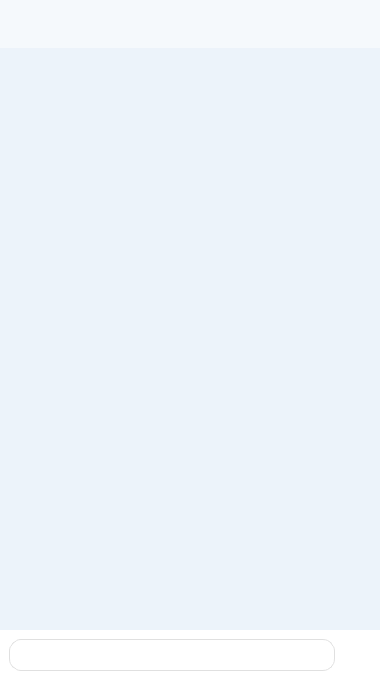
<?xml version="1.0" encoding="UTF-8"?>
<ui version="4.0">
 <class>Widget</class>
 <widget class="QWidget" name="Widget">
  <property name="geometry">
   <rect>
    <x>0</x>
    <y>0</y>
    <width>380</width>
    <height>680</height>
   </rect>
  </property>
  <property name="windowTitle">
   <string>Widget</string>
  </property>
  <layout class="QGridLayout" name="gridLayout">
   <property name="leftMargin">
    <number>0</number>
   </property>
   <property name="topMargin">
    <number>0</number>
   </property>
   <property name="rightMargin">
    <number>0</number>
   </property>
   <property name="bottomMargin">
    <number>0</number>
   </property>
   <item row="0" column="0">
    <widget class="QWidget" name="widget" native="true">
     <property name="sizePolicy">
      <sizepolicy hsizetype="MinimumExpanding" vsizetype="MinimumExpanding">
       <horstretch>0</horstretch>
       <verstretch>0</verstretch>
      </sizepolicy>
     </property>
     <property name="styleSheet">
      <string notr="true">background-color: #ECF3FA;</string>
     </property>
     <layout class="QGridLayout" name="gridLayout_2">
      <property name="leftMargin">
       <number>0</number>
      </property>
      <property name="topMargin">
       <number>0</number>
      </property>
      <property name="rightMargin">
       <number>0</number>
      </property>
      <property name="bottomMargin">
       <number>0</number>
      </property>
      <property name="spacing">
       <number>0</number>
      </property>
      <item row="1" column="0">
       <widget class="QWidget" name="AzurChat" native="true">
        <property name="maximumSize">
         <size>
          <width>16777215</width>
          <height>50</height>
         </size>
        </property>
        <property name="font">
         <font>
          <family>PingFang SC</family>
          <italic>false</italic>
          <bold>true</bold>
          <stylestrategy>PreferDefault</stylestrategy>
         </font>
        </property>
        <property name="autoFillBackground">
         <bool>false</bool>
        </property>
        <property name="styleSheet">
         <string notr="true">background-color: #F5F9FC;</string>
        </property>
        <layout class="QGridLayout" name="gridLayout_3">
         <property name="topMargin">
          <number>12</number>
         </property>
         <item row="0" column="1">
          <spacer name="horizontalSpacer">
           <property name="orientation">
            <enum>Qt::Orientation::Horizontal</enum>
           </property>
           <property name="sizeHint" stdset="0">
            <size>
             <width>10</width>
             <height>20</height>
            </size>
           </property>
          </spacer>
         </item>
         <item row="0" column="0">
          <widget class="QToolButton" name="mainButton">
           <property name="enabled">
            <bool>true</bool>
           </property>
           <property name="styleSheet">
            <string notr="true">
        QToolButton {
            border: none;
            padding: 2px;
        }

        QToolButton:hover {
            background-color: #e6e6e6;
            border-radius: 4px;
        }

        QToolButton:pressed {
            background-color: #d0d0d0;
        }

        /* 关键：干掉下拉箭头 */
        QToolButton::menu-indicator {
            image: none;
        }
</string>
           </property>
           <property name="text">
            <string/>
           </property>
           <property name="icon">
            <iconset resource="pic.qrc">
             <normaloff>:/new/prefix1/go.png</normaloff>:/new/prefix1/go.png</iconset>
           </property>
          </widget>
         </item>
         <item row="0" column="2">
          <widget class="QLabel" name="chara">
           <property name="font">
            <font>
             <family>PingFang SC</family>
             <pointsize>15</pointsize>
             <italic>false</italic>
             <bold>true</bold>
             <stylestrategy>PreferDefault</stylestrategy>
            </font>
           </property>
           <property name="styleSheet">
            <string notr="true"/>
           </property>
           <property name="text">
            <string/>
           </property>
          </widget>
         </item>
         <item row="0" column="3">
          <spacer name="horizontalSpacer_2">
           <property name="orientation">
            <enum>Qt::Orientation::Horizontal</enum>
           </property>
           <property name="sizeHint" stdset="0">
            <size>
             <width>40</width>
             <height>20</height>
            </size>
           </property>
          </spacer>
         </item>
         <item row="0" column="4">
          <widget class="QToolButton" name="menu">
           <property name="styleSheet">
            <string notr="true">
        QToolButton {
            border: none;
            padding: 2px;
        }

        QToolButton:hover {
            background-color: #e6e6e6;
            border-radius: 4px;
        }

        QToolButton:pressed {
            background-color: #d0d0d0;
        }

        /* 关键：干掉下拉箭头 */
        QToolButton::menu-indicator {
            image: none;
        }
        </string>
           </property>
           <property name="text">
            <string/>
           </property>
           <property name="icon">
            <iconset resource="pic.qrc">
             <normaloff>:/new/prefix1/caidan.png</normaloff>:/new/prefix1/caidan.png</iconset>
           </property>
          </widget>
         </item>
        </layout>
       </widget>
      </item>
      <item row="2" column="0">
       <widget class="QWidget" name="widget_3" native="true">
        <property name="font">
         <font>
          <family>PingFang SC</family>
         </font>
        </property>
        <property name="styleSheet">
         <string notr="true"/>
        </property>
        <layout class="QGridLayout" name="gridLayout_4">
         <property name="leftMargin">
          <number>0</number>
         </property>
         <property name="topMargin">
          <number>0</number>
         </property>
         <property name="rightMargin">
          <number>0</number>
         </property>
         <property name="bottomMargin">
          <number>0</number>
         </property>
         <item row="0" column="0">
          <widget class="QListWidget" name="listWidget">
           <property name="styleSheet">
            <string notr="true"> border: 0px;</string>
           </property>
          </widget>
         </item>
         <item row="1" column="0">
          <widget class="QWidget" name="widget_2" native="true">
           <property name="minimumSize">
            <size>
             <width>0</width>
             <height>50</height>
            </size>
           </property>
           <property name="maximumSize">
            <size>
             <width>16777215</width>
             <height>50</height>
            </size>
           </property>
           <property name="styleSheet">
            <string notr="true">background-color: white;</string>
           </property>
           <layout class="QGridLayout" name="gridLayout_5">
            <item row="0" column="0">
             <widget class="QLineEdit" name="lineEdit">
              <property name="styleSheet">
               <string notr="true">    background-color: white;
    border-radius: 12px;
    padding: 8px;
border: 1px solid #E0E0E0;</string>
              </property>
             </widget>
            </item>
            <item row="0" column="1">
             <widget class="QPushButton" name="pushButton">
              <property name="maximumSize">
               <size>
                <width>30</width>
                <height>30</height>
               </size>
              </property>
              <property name="layoutDirection">
               <enum>Qt::LayoutDirection::LeftToRight</enum>
              </property>
              <property name="styleSheet">
               <string notr="true">border: 0px;</string>
              </property>
              <property name="text">
               <string/>
              </property>
              <property name="icon">
               <iconset resource="pic.qrc">
                <normaloff>:/new/prefix1/send.png</normaloff>:/new/prefix1/send.png</iconset>
              </property>
             </widget>
            </item>
           </layout>
          </widget>
         </item>
        </layout>
       </widget>
      </item>
     </layout>
    </widget>
   </item>
  </layout>
 </widget>
 <resources>
  <include location="pic.qrc"/>
 </resources>
 <connections/>
</ui>
